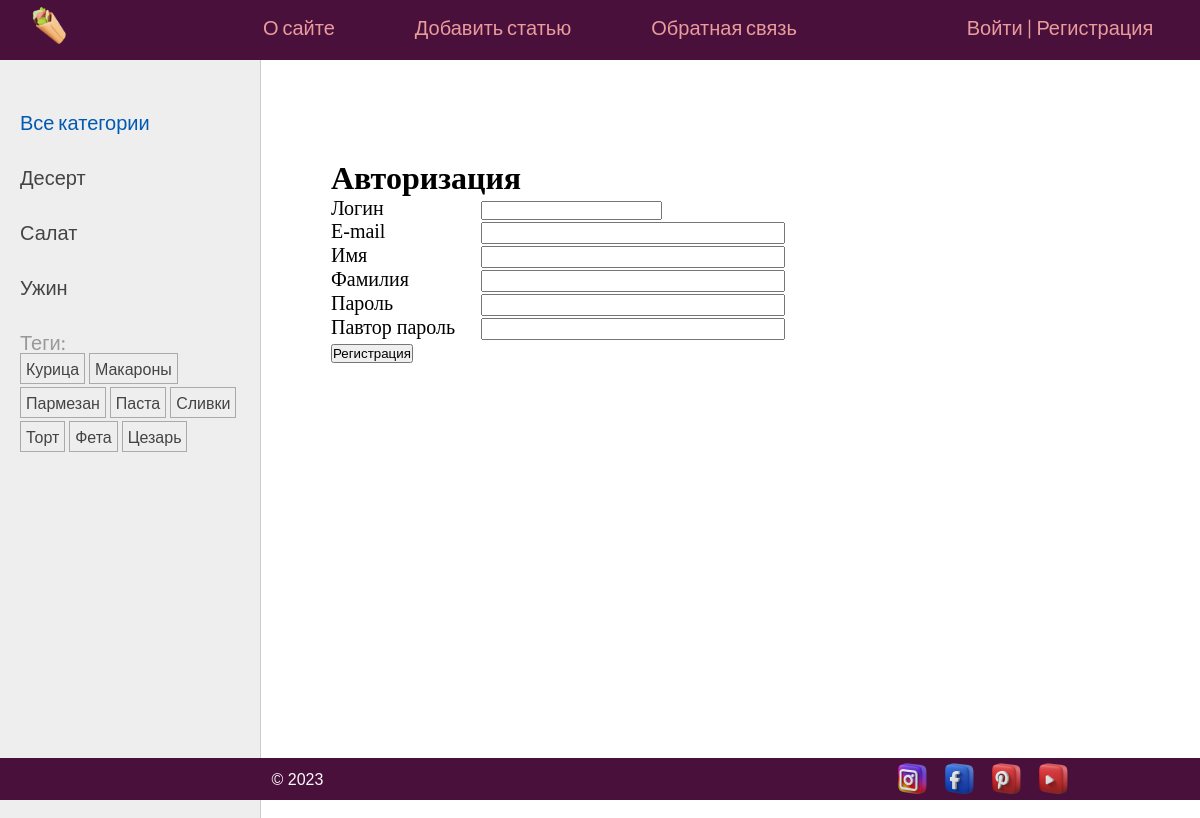
The page /users/register/ on the database its author committed.
### recipes/models.py (models this page shows, shortened)
class Category(models.Model):
    name = models.CharField(max_length=100, db_index=True, verbose_name="Категория")
    slug = models.SlugField(max_length=255, unique=True, db_index=True)
    class Meta:
        verbose_name = "Категория"
        verbose_name_plural = "Категории"
    def get_absolute_url(self):
        return reverse('category', kwargs={'cat_slug': self.slug})

class TagPost(models.Model):
    tag = models.CharField(max_length=100, db_index=True)
    slug = models.SlugField(max_length=255, unique=True, db_index=True)
    class Meta:
        verbose_name = "Тэг"
        verbose_name_plural = "Тэги"
    def get_absolute_url(self):
        return reverse('tag', kwargs={'tag_slug': self.slug})

### users/views.py (the view)
# urls.py: path('register/', views.RegisterUser.as_view(), name='register'),
class RegisterUser(CreateView):
    form_class = RegisterUserForm
    template_name = 'users/register.html'
    success_url = reverse_lazy('users:login')
    extra_context = {'title': 'Регистрация'}

### users/forms.py (shortened to what this page needs)
class RegisterUserForm(UserCreationForm):
    username = forms.CharField(label="Логин")
    password1 = forms.CharField(label="Пароль",
                                widget=forms.PasswordInput(attrs={'class': 'form-input'}))
    password2 = forms.CharField(label="Павтор пароль",
                                widget=forms.PasswordInput(attrs={'class': 'form-input'}))
    class Meta:
        model = get_user_model()
        fields = ['username', 'email', 'first_name', 'last_name', 'password1', 'password2']
        labels = {
            'email': 'E-mail',
            'first_name': 'Имя',
            'last_name': 'Фамилия',
        }
        widgets = {
            'email': forms.TextInput(attrs={'class': 'form-input'}),
            'first_name': forms.TextInput(attrs={'class': 'form-input'}),
            'last_name': forms.TextInput(attrs={'class': 'form-input'}),
        }

### recipes/templatetags/recipe_tags.py (called while the page is built)
@register.inclusion_tag('recipes/list_categories.html')
def show_categories(cat_selected=0):
    cats = Category.objects.annotate(total=Count("posts")).filter(total__gt=0)
    return {'cats': cats, 'cat_selected': cat_selected}

@register.inclusion_tag('recipes/list_tags.html')
def show_all_tags():
    return {'tags': TagPost.objects.annotate(total=Count("tags")).filter(total__gt=0)}

### users/context_processors.py (called while the page is built)
def get_recipe_context(request):
    return {'mainmenu': menu}

### users/templates/users/register.html (shortened to what this page needs)
{% extends 'base.html' %}
{% block content %}
    <h1>Авторизация</h1>
    <form method="post">
        {% for f in form %}
            <p><label class="form-label" for="{{ f.id_for_label }}">{{ f.label }}</label>{{ f }}</p>
        {% endfor %}
        <p><button type="submit">Регистрация</button></p>
    </form>
{% endblock %}

### recipes/templates/recipes/list_categories.html
{% for cat in cats %}
    {% if cat.id == cat_selected %}
        <li class="selected">{{ cat.name }}</li>
        {% else %}
        <li><a href="{{ cat.get_absolute_url }}">{{ cat.name }}</a></li>
    {% endif %}
{% endfor %}

### recipes/templates/recipes/list_tags.html
{% if tags %}
    <p>Теги:</p>
    <ul class="tags-list">
        {% for t in tags %}
        <li><a href="{{t.get_absolute_url}}">{{t.tag}}</a></li>
        {% endfor %}
    </ul>
{% endif %}

### recipes/static/recipes/css/styles.css (style rules this page uses)
* { margin: 0; padding: 0; }
html, body { font-family: 'Lato', sans-serif;; margin: 0; padding: 0; height: 100%; width: 100%; color: #444; }
a { color: #0059b2; text-decoration: none; }
.left-chapters ul { width: 230px; margin: 0; padding: 20px 10px 10px 20px; list-style: none; font-size: 20px; }
.left-chapters ul li { margin: 30px 0 0 0; color: #999; }
.left-chapters ul li a { color: #444; text-decoration: none; }
ul.tags-list { width: 100%; margin: 0; padding: 0; list-style: none; }
ul.tags-list li { margin: 0; padding: 0 0 10px; display: inline-block; }
ul.tags-list li a { padding: 5px; font-size: 16px; border: 1px solid #aaa; }
.content-text h1 { font-size: 32px; }
.form-input { width: 300px; font-size: 16px; }
.form-label { display: inline-block; min-width: 150px; vertical-align: top; }

### rows shown on the page
Category: name "Десерт"
Category: name "Салат"
Category: name "Ужин"
TagPost: tag "Курица"
TagPost: tag "Макароны"
TagPost: tag "Пармезан"
TagPost: tag "Паста"
TagPost: tag "Сливки"
TagPost: tag "Торт"
TagPost: tag "Фета"
TagPost: tag "Цезарь"

### other values the page prints
{{ m.title }} "О сайте" "Добавить статью" "Обратная связь"
{{ f.label }} "Логин" "E-mail" "Имя" "Фамилия" "Пароль" "Павтор пароль"
